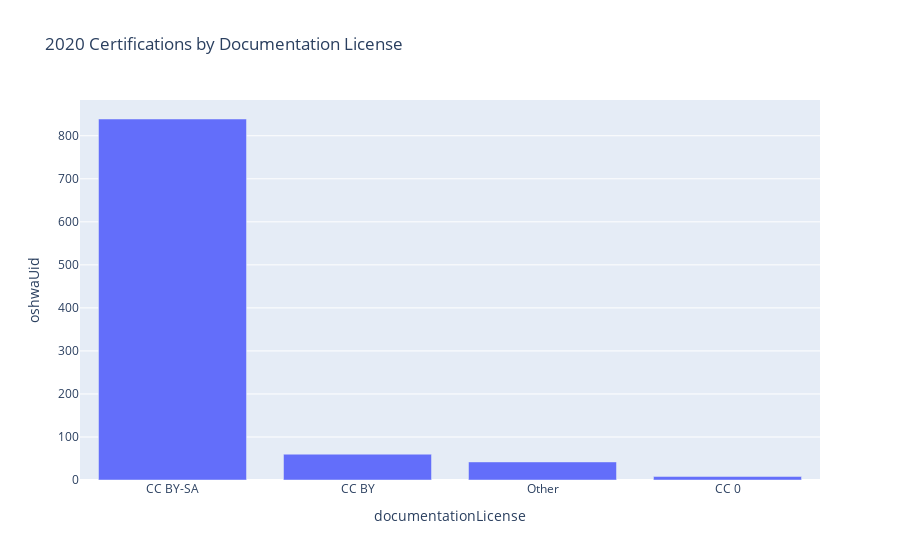

Notebook code cell kept with this figure:
### Code cell
dl_data = df2020.groupby("documentationLicense").count().sort_values("oshwaUid",ascending=False)
fig = px.bar(dl_data,y="oshwaUid",title="2020 Certifications by Documentation License")
fig.show()

### Figure 1 — Plotly figure (JSON) as saved in the notebook; plotly's stock layout.template omitted (floating-point values rounded to 4 significant figures)
{"data": [{"alignmentgroup": "True", "hovertemplate": "documentationLicense=%{x}<br>oshwaUid=%{y}<extra></extra>", "legendgroup": "", "marker": {"color": "#636efa"}, "name": "", "offsetgroup": "", "orientation": "v", "showlegend": false, "textposition": "auto", "type": "bar", "x": ["CC BY-SA", "CC BY", "Other", "CC 0"], "xaxis": "x", "y": [839, 60, 42, 8], "yaxis": "y"}], "layout": {"barmode": "relative", "legend": {"tracegroupgap": 0}, "title": {"text": "2020 Certifications by Documentation License"}, "xaxis": {"anchor": "y", "domain": [0, 1], "title": {"text": "documentationLicense"}}, "yaxis": {"anchor": "x", "domain": [0, 1], "title": {"text": "oshwaUid"}}}}
